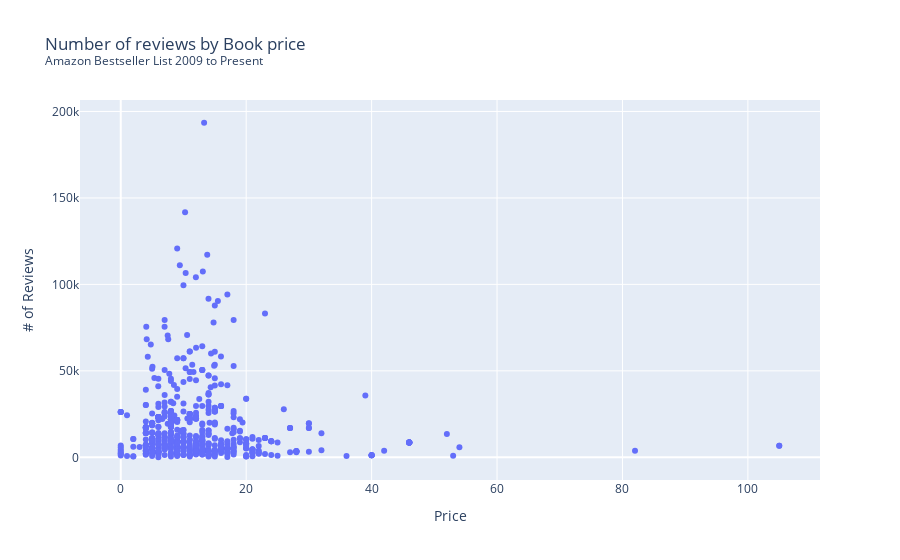

Notebook code cell kept with this figure:
### Markdown cell above
#### Labels
Okay, we have a plot that visualizes the relationship between price and the number of reviews. But would anyone know this from the chart alone?

Let's improve the x and y-axis labels, and add a title to our plot!

### Code cell
fig = px.scatter(books, x="Price",
              y="Reviews",
              title = "Number of reviews by Book price <br><sup>Amazon Bestseller List 2009 to Present</sup>",
              labels = {"Reviews": "# of Reviews", "Prices": "Price (USD)"})

fig.show()

### Figure 1 — Plotly figure (JSON) as saved in the notebook; plotly's stock layout.template omitted (floating-point values rounded to 4 significant figures; data arrays with more than 128 entries replaced by an {"elided": "..."} marker saying what was removed)
{"data": [{"hovertemplate": "Price=%{x}<br># of Reviews=%{y}<extra></extra>", "legendgroup": "", "marker": {"color": "#636efa", "symbol": "circle"}, "mode": "markers", "name": "", "orientation": "v", "showlegend": false, "type": "scatter", "x": {"elided": "650 float values"}, "xaxis": "x", "y": {"elided": "650 int values"}, "yaxis": "y"}], "layout": {"autosize": true, "legend": {"tracegroupgap": 0}, "title": {"text": "Number of reviews by Book price <br><sup>Amazon Bestseller List 2009 to Present</sup>"}, "xaxis": {"anchor": "y", "autorange": true, "domain": [0, 1], "range": [-6.364, 111.4], "title": {"text": "Price"}, "type": "linear"}, "yaxis": {"anchor": "x", "autorange": true, "domain": [0, 1], "range": [-15930.0, 209400.0], "title": {"text": "# of Reviews"}, "type": "linear"}}}
